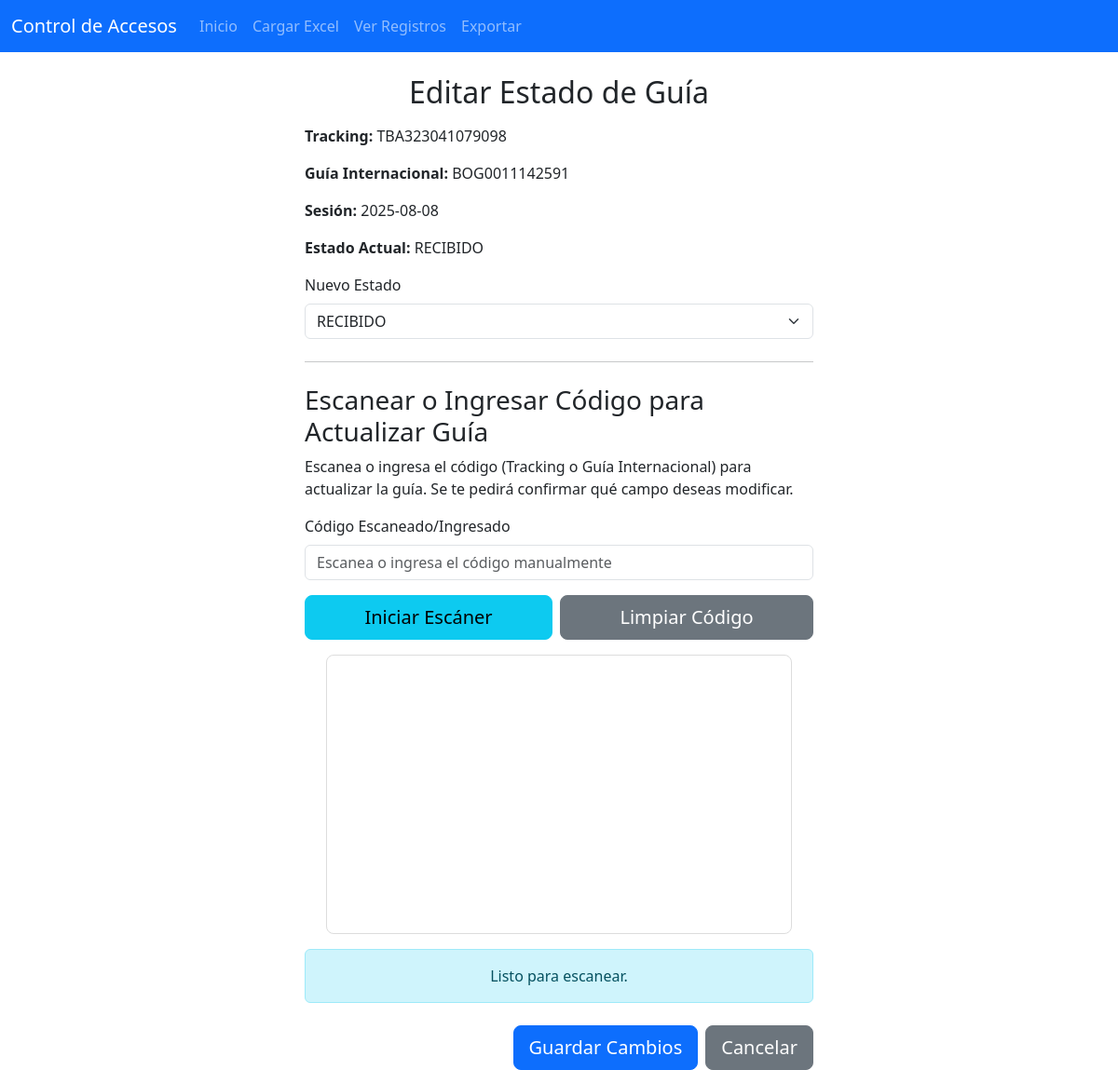
Page /edit_guia_status/21/1 on the committed database.
### models.py (models this page shows)
class Guia(db.Model):
    id = db.Column(db.Integer, primary_key=True)
    tracking = db.Column(db.String(120), unique=False, nullable=True)  # noqa: E501
    guia_internacional = db.Column(db.String(50), unique=False, nullable=True)  # noqa: E501
    fecha_recibido = db.Column(db.DateTime, default=datetime.utcnow)

class Session(db.Model):
    id = db.Column(db.Integer, primary_key=True)
    session_date = db.Column(db.Date, unique=True, nullable=False)
    is_closed = db.Column(db.Boolean, default=False, nullable=False)
    total_scanned_packages = db.Column(db.Integer, default=0, nullable=False)
    unknown_packages = db.Column(db.Integer, default=0, nullable=False)
    missing_packages = db.Column(db.Integer, default=0, nullable=False)

class GuiaSessionStatus(db.Model):
    id = db.Column(db.Integer, primary_key=True)
    session_id = db.Column(db.Integer, db.ForeignKey('session.id'),
                           nullable=False)
    guia_id = db.Column(db.Integer, db.ForeignKey('guia.id'), nullable=False)
    status = db.Column(db.String(20), nullable=False)  # noqa: E501
    timestamp_status_change = db.Column(db.DateTime, default=datetime.utcnow,
                                        nullable=False)
    session = db.relationship('Session', backref='guia_statuses')
    guia = db.relationship('Guia', backref='session_statuses')
    __table_args__ = (db.UniqueConstraint('session_id', 'guia_id',
                                          name='_session_guia_uc'),)

### routes/records.py (the view)
@records_bp.route(
    '/edit_guia_status/<int:guia_id>/<int:session_id>',
    methods=['GET', 'POST']
)
def edit_guia_status(guia_id, session_id):
    guia_status = GuiaSessionStatus.query.filter_by(
        guia_id=guia_id, session_id=session_id).first_or_404()
    guia = Guia.query.get(guia_id)
    current_session = Session.query.get(session_id)
    if request.method == 'POST':
        try:
            data = request.get_json()
            if not data:
                return jsonify({'error': 'Datos no proporcionados.'}), 400
            new_status = data.get('new_status')
            updated_fields = {}
            if new_status and new_status in [
                'RECIBIDO', 'NO RECIBIDO', 'NO ESPERADO', 'NO ESCANEADO'
            ]:
                guia_status.status = new_status
                guia_status.timestamp_status_change = datetime.utcnow()
                updated_fields['new_status'] = new_status
            elif new_status:  # Si se envió un estado pero no es válido
                return jsonify({'error': 'Estado no válido.'}), 400
            if not updated_fields:
                return jsonify({
                    'error': ('No se proporcionaron datos válidos para '
                              'actualizar el estado.')
                }), 400
            db.session.commit()
            response_data = {
                'success': True,
                'message': 'Estado de guía actualizado exitosamente.',
                'new_status': guia_status.status,
                'tracking': guia.tracking,  # Incluir para consistencia
                'guia_internacional': guia.guia_internacional  # Incluir para consistencia
            }
            return jsonify(response_data)
        except Exception as e:
            db.session.rollback()  # Revertir cualquier cambio en caso de error
            return jsonify({'error': f'Error interno del servidor: {str(e)}'}), 500
    else:  # Esto maneja el método GET
        return render_template('edit_guia_status.html', guia_status=guia_status,
                               guia=guia, current_session=current_session)

### routes/session.py (called while the page is built, shortened)
@session_bp.before_app_request
def load_current_session():
    today = date.today()
    g.session = Session.query.filter_by(session_date=today).first()

### templates/edit_guia_status.html (shortened to what this page needs)
{% extends 'base.html' %}
{% block content %}
<div class="row justify-content-center">
    <div class="col-12 col-md-8 col-lg-6">
        <h2 class="mb-3 text-center">Editar Estado de Guía</h2>
        {% if guia_status and guia and current_session %}
        <p><strong>Tracking:</strong> <span id="display-tracking">{{ guia.tracking }}</span></p>
        <p><strong>Guía Internacional:</strong> <span id="display-guia-internacional">{{ guia.guia_internacional }}</span></p>
        <p><strong>Sesión:</strong> {{ current_session.session_date.strftime('%Y-%m-%d') }}</p>
        <p><strong>Estado Actual:</strong> {{ guia_status.status }}</p>
        <form method="POST" id="edit-guia-form">
            <div class="mb-3">
                <label for="new_status" class="form-label">Nuevo Estado</label>
                <select name="new_status" id="new_status" class="form-select" required>
                    <option value="RECIBIDO" {% if guia_status.status == 'RECIBIDO' %}selected{% endif %}>RECIBIDO</option>
                </select>
            </div>
            <hr class="my-4">
            <h3>Escanear o Ingresar Código para Actualizar Guía</h3>
            <p>Escanea o ingresa el código (Tracking o Guía Internacional) para actualizar la guía. Se te pedirá confirmar qué campo deseas modificar.</p>
            <div class="mb-3">
                <label for="scanned_code_input" class="form-label">Código Escaneado/Ingresado</label>
                <input type="text" id="scanned_code_input" name="scanned_code" class="form-control" placeholder="Escanea o ingresa el código manualmente">
            </div>
            <div class="mb-3 d-grid gap-2 d-md-flex justify-content-md-center">
                <button type="button" class="btn btn-info btn-lg flex-fill" onclick="startScannerLogic('reader-edit_guia_scanner')">Iniciar Escáner</button>
                <button type="button" class="btn btn-secondary btn-lg flex-fill" onclick="clearScannedCodeInput()">Limpiar Código</button>
            </div>
            <div id="reader-edit_guia_scanner" class="scanner-container mt-2"></div>
            <div id="scan-message-edit" class="mt-3 text-center"></div>
            <div class="d-grid gap-2 d-md-flex justify-content-md-end mt-4">
                <button type="submit" class="btn btn-primary btn-lg">Guardar Cambios</button>
                <a href="{{ url_for('records.registros', session_id=current_session.id) }}" class="btn btn-secondary btn-lg">Cancelar</a>
            </div>
        </form>
        {% else %}
        <div class="alert alert-danger">No se encontró la información de la guía o sesión.</div>
        <a href="{{ url_for('records.registros') }}" class="btn btn-primary">Ver Registros</a>
        {% endif %}
    </div>
</div>
{% endblock %}

### static/css/custom.css (style rules this page uses)
.scanner-container { width: 100%; max-width: 500px; min-height: 300px; margin: 0 auto; border: 1px solid #ddd; border-radius: 8px; overflow: hidden; }

### rows in the picture
Guia: tracking "TBA323041079098", guia_internacional "BOG0011142591"
GuiaSessionStatus: status "RECIBIDO", new_status "RECIBIDO"

### other values in the picture
{{ current_session.session_date.strftime('%Y-%m-%d') }} "2025-08-08"
